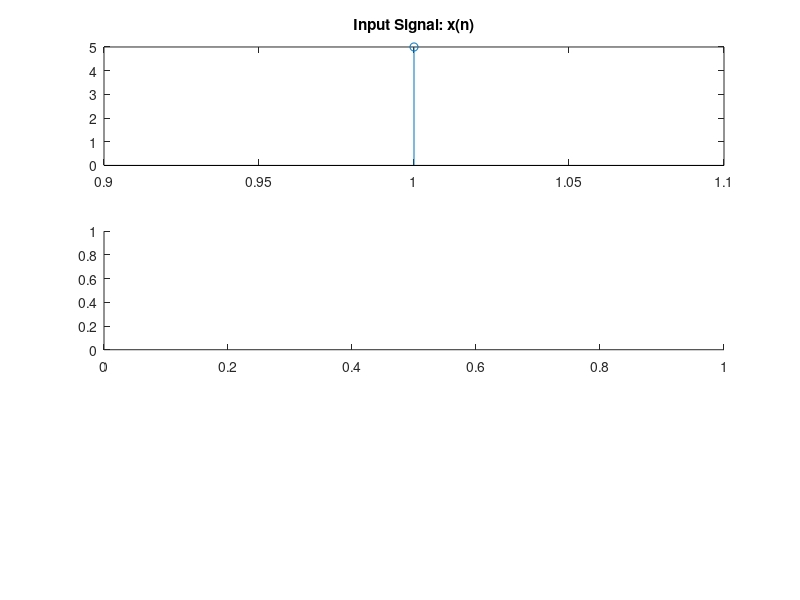

Reproduce this figure in MATLAB. (Note: this script raises an error after producing the figure.)
%input section

%x=[2 5 3 4];
x = input("Input Signal values: ");

lenx=length(x);
h=zeros(1,length(x));
for i=1:lenx
    h(i)=x(i);
end




%custom code section

lenh=length(h);
N=lenx+lenh-1;
X=zeros(1,N);

count=lenx-1;
for t=1:lenx
    for i=1:lenx
       j=i+count;
       X(t)=X(t)+(x(i)*h(j));
        if(i==t)
            count=count-1;
            break;
        end
    end
end

count=1;
index=2;
for t=lenx+1:N
    for i=index:lenx
       j=i-count;
       X(t)=X(t)+(x(i)*h(j));
    end
    index=index+1;
    count=count+1;
end




%plotting section

subplot(3,1,1);
stem(x);
title('Input Signal: x(n)');

subplot(3,1,2);
stem(xcorr(x,x));
title('Auto Corrrelation using build in function');

subplot(3,1,3);
stem(X);
title('Auto Corrrelation using customized code');
